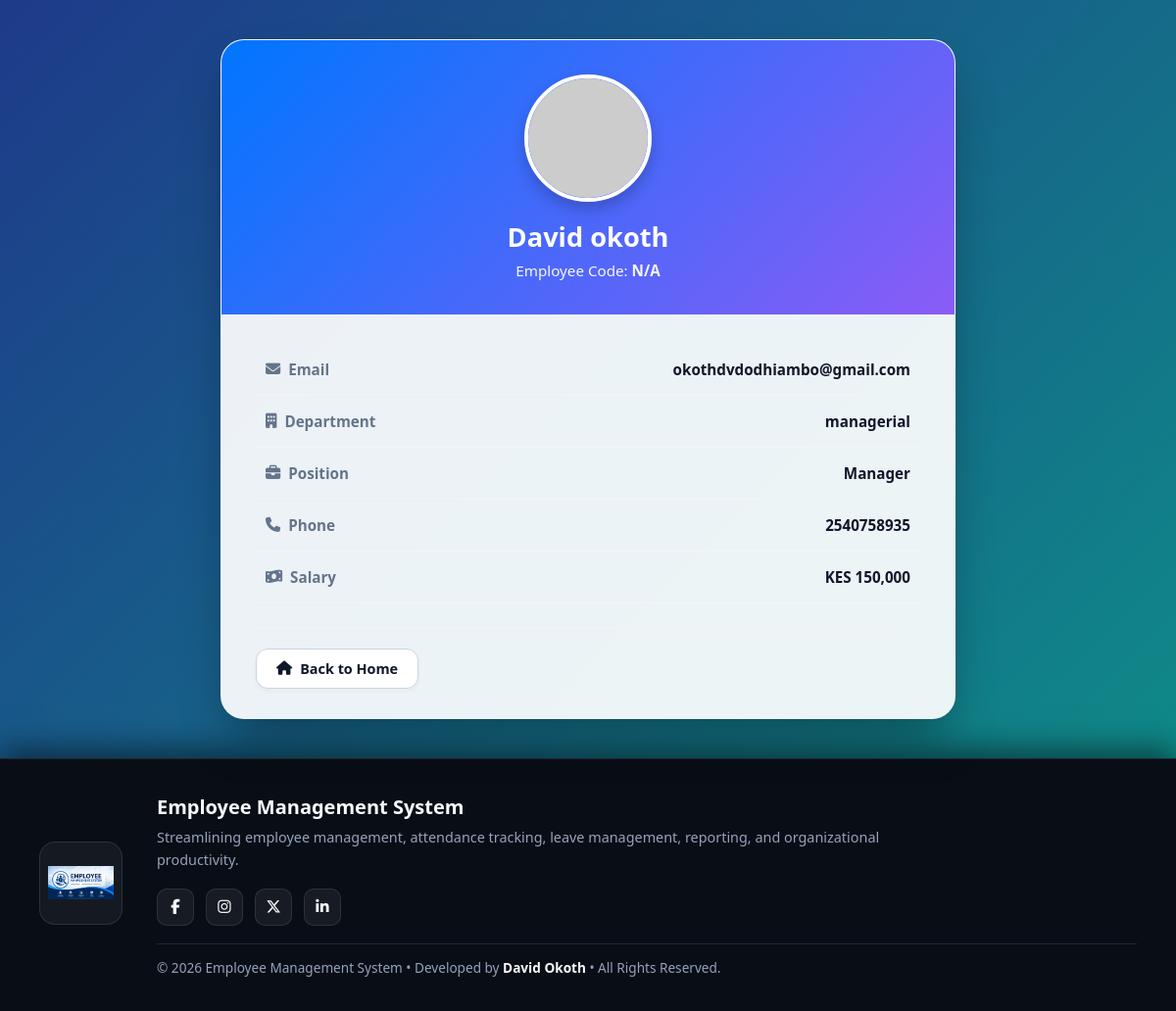
The page /my_profile.php (signed in) on the database its author committed.
### tables this page shows
CREATE TABLE `details` (
  `id` int(11) NOT NULL,
  `fullname` varchar(100) NOT NULL,
  `email` varchar(100) NOT NULL,
  `department` varchar(100) NOT NULL,
  `position` varchar(100) NOT NULL,
  `phone` varchar(20) DEFAULT NULL,
  `salary` decimal(10,2) DEFAULT NULL,
  `date_created` timestamp NOT NULL DEFAULT current_timestamp(),
  `employee_code` varchar(20) DEFAULT NULL,
  `photo` varchar(255) DEFAULT NULL
);

### my_profile.php (the view, shortened to what this page needs)
<?php
include("connect.php");
$email = $_SESSION['email'];
$stmt = $conn->prepare("SELECT * FROM details WHERE email = ?");
$stmt->bind_param("s", $email);
$stmt->execute();
$user = $stmt->get_result()->fetch_assoc();
?>
<!DOCTYPE html>
<html lang="en">
<head>
    <link rel="stylesheet" href="https://cdnjs.cloudflare.com/ajax/libs/font-awesome/6.5.1/css/all.min.css">
</head>
<body>
<div class="main-wrapper">
    <div class="profile-card">
        <div class="profile-header">
            <?php if (!empty($user['photo'])) { ?>
                <img src="uploads/<?php echo htmlspecialchars($user['photo']); ?>" class="profile-photo" alt="Profile Photo">
            <?php } else { ?>
                <img src="https://via.placeholder.com/130" class="profile-photo" alt="Default Profile Photo">
            <?php } ?>
            <h2><?php echo htmlspecialchars($user['fullname'] ?? ''); ?></h2>
            <p>
                Employee Code:
                <strong><?php echo htmlspecialchars($user['employee_code'] ?? 'N/A'); ?></strong>
            </p>
        </div>
        <div class="profile-body">
            <div class="info-row">
                <span class="info-title"><i class="fa-solid fa-envelope"></i> Email</span>
                <span class="info-value"><?php echo htmlspecialchars($user['email'] ?? 'N/A'); ?></span>
            </div>
            <div class="info-row">
                <span class="info-title"><i class="fa-solid fa-building"></i> Department</span>
                <span class="info-value"><?php echo htmlspecialchars($user['department'] ?? 'N/A'); ?></span>
            </div>
            <div class="info-row">
                <span class="info-title"><i class="fa-solid fa-briefcase"></i> Position</span>
                <span class="info-value"><?php echo htmlspecialchars($user['position'] ?? 'N/A'); ?></span>
            </div>
            <div class="info-row">
                <span class="info-title"><i class="fa-solid fa-phone"></i> Phone</span>
                <span class="info-value"><?php echo htmlspecialchars($user['phone'] ?? 'N/A'); ?></span>
            </div>
            <div class="info-row">
                <span class="info-title"><i class="fa-solid fa-money-bill-wave"></i> Salary</span>
                <span class="info-value">KES <?php echo isset($user['salary']) ? number_format($user['salary']) : '0'; ?></span>
            </div>
            <div class="action-bar">
                <a href="home.php" class="back-btn">
                    <i class="fa-solid fa-house"></i>
                    Back to Home
                </a>
            </div>
        </div>
    </div>
</div>
<footer class="system-footer">
    <div class="footer-logo">
        <img src="image.png" alt="EMS Logo">
    </div>
    <div class="footer-content">
        <h3>Employee Management System</h3>
        <p class="footer-desc">
            Streamlining employee management, attendance tracking,
            leave management, reporting, and organizational productivity.
        </p>
        <div class="social-links">
            <a href="https://facebook.com" target="_blank" aria-label="Facebook">
                <i class="fab fa-facebook-f"></i>
            </a>
            <a href="https://instagram.com" target="_blank" aria-label="Instagram">
                <i class="fab fa-instagram"></i>
            </a>
            <a href="https://x.com" target="_blank" aria-label="X (Twitter)">
                <i class="fab fa-x-twitter"></i>
            </a>
            <a href="https://linkedin.com" target="_blank" aria-label="LinkedIn">
                <i class="fab fa-linkedin-in"></i>
            </a>
        </div>
        <p class="copyright">
            © <?php echo date('Y'); ?> Employee Management System &bull;
            Developed by <strong>David Okoth</strong> &bull;
            All Rights Reserved.
        </p>
    </div>
</footer>
</body>
</html>

### my_profile.php (style rules this page uses)
:root { --primary: #0076fe; --secondary: #8b5cf6; --dark: #0f172a; --text-muted: #64748b; --glass-bg: rgba(255, 255, 255, 0.92); --glass-border: rgba(255, 255, 255, 0.3); --dark-bg: #090d16; --text-main: #f8fafc; --text-muted-footer: #94a3b8; --dark-border: rgba(255, 255, 255, 0.1); }
* { margin: 0; padding: 0; box-sizing: border-box; font-family: 'Segoe UI', Tahoma, Geneva, Verdana, sans-serif; }
html, body { min-height: 100vh; width: 100%; }
body { background: linear-gradient(-45deg, #0f172a, #7e22ce, #e11d48, #0d9488, #1e3a8a); background-size: 400% 400%; animation: vibrantGradient 18s ease infinite; display: flex; flex-direction: column; }
.main-wrapper { flex: 1 0 auto; display: flex; justify-content: center; align-items: center; padding: 40px 16px; width: 100%; }
.profile-card { width: 100%; max-width: 750px; background: var(--glass-bg); backdrop-filter: blur(16px); -webkit-backdrop-filter: blur(16px); border-radius: 24px; overflow: hidden; box-shadow: 0 25px 50px -12px rgba(0, 0, 0, 0.4); border: 1px solid var(--glass-border); }
.profile-header { background: linear-gradient(135deg, var(--primary), var(--secondary)); text-align: center; padding: 35px 20px; color: white; }
.profile-photo { width: 130px; height: 130px; border-radius: 50%; border: 4px solid white; object-fit: cover; margin-bottom: 12px; box-shadow: 0 8px 16px rgba(0, 0, 0, 0.2); }
.profile-header h2 { font-size: 1.7rem; font-weight: 700; margin-bottom: 6px; }
.profile-header p { font-size: 0.95rem; opacity: 0.95; }
.profile-body { padding: 30px 35px; }
.info-row { display: flex; justify-content: space-between; align-items: center; padding: 16px 10px; border-bottom: 1px solid #f1f5f9; }
.info-title { font-weight: 600; color: var(--text-muted); font-size: 0.95rem; display: flex; align-items: center; gap: 8px; }
.info-value { color: var(--dark); font-weight: 600; font-size: 0.95rem; }
.action-bar { margin-top: 25px; padding-top: 20px; border-top: 1px solid #f1f5f9; }
.back-btn { display: inline-flex; align-items: center; gap: 8px; padding: 10px 20px; background: #ffffff; color: var(--dark); text-decoration: none; border-radius: 12px; font-weight: 600; font-size: 0.9rem; border: 1px solid #cbd5e1; box-shadow: 0 2px 4px rgba(0,0,0,0.04); transition: all 0.2s ease; }
.system-footer { width: 100%; margin-top: auto; background: var(--dark-bg); border-top: 1px solid var(--dark-border); padding: 35px 40px; display: flex; align-items: center; justify-content: center; gap: 35px; box-shadow: 0 -10px 30px rgba(0, 0, 0, 0.5); }
.footer-logo img { width: 85px; height: 85px; object-fit: contain; border-radius: 16px; padding: 8px; background: rgba(255, 255, 255, 0.05); border: 1px solid var(--dark-border); }
.footer-content { max-width: 1000px; width: 100%; }
.footer-content h3 { font-size: 1.25rem; font-weight: 700; color: var(--text-main); margin-bottom: 6px; }
.footer-desc { color: var(--text-muted-footer); font-size: 0.9rem; line-height: 1.6; margin-bottom: 18px; max-width: 750px; }
.social-links { display: flex; gap: 12px; margin-bottom: 18px; }
.social-links a { width: 38px; height: 38px; border-radius: 10px; background: rgba(255, 255, 255, 0.06); color: var(--text-main); display: flex; justify-content: center; align-items: center; text-decoration: none; font-size: 0.95rem; border: 1px solid var(--dark-border); transition: all 0.25s ease; }
.copyright { font-size: 0.85rem; color: var(--text-muted-footer); border-top: 1px solid var(--dark-border); padding-top: 14px; }
.copyright strong { color: var(--text-main); }

### rows shown on the page
details: fullname "David okoth", employee_code "N/A", email "okothdvdodhiambo@gmail.com", department "managerial", position "Manager", phone "2540758935", salary "150,000"
